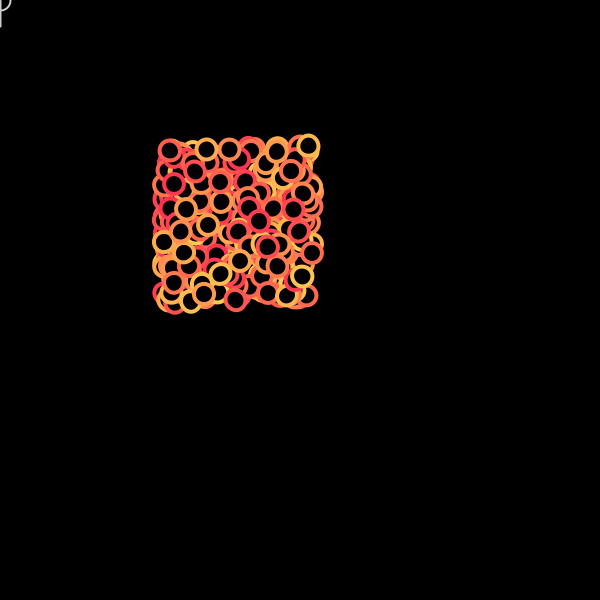
Frame 1 (no input)
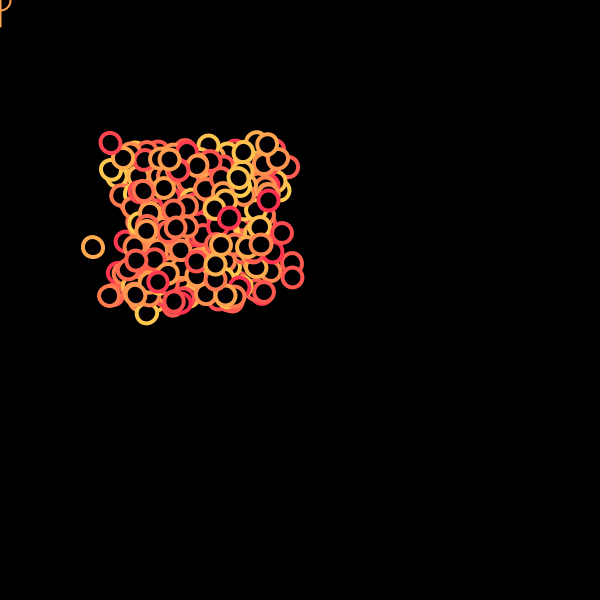
Frame 60 (the mouse pressed at the canvas centre just before this capture)
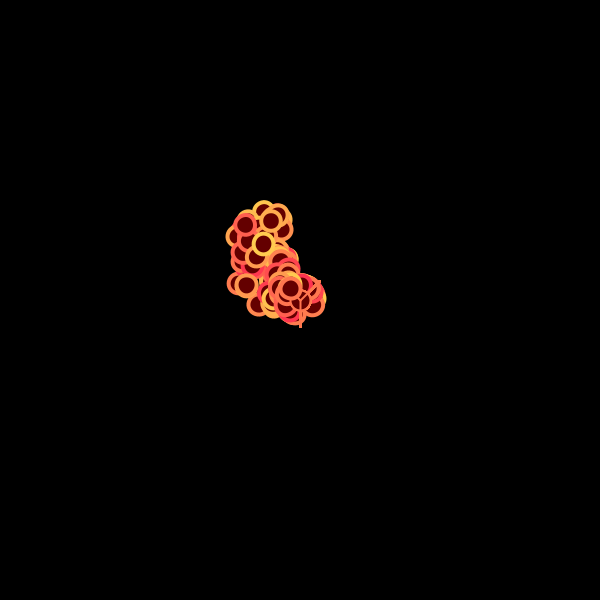
Frame 120 (the mouse held since frame 60 and released just before this capture)

The Processing sketch that drew these frames (run headless with seeded random() and noise(); from frame 60 on, the mouse is pressed at the canvas centre):

// Processing sketch: processing_42721
// ── processing_42721.pde


void setup() {
  size(600, 600);
  smooth();
  stroke(204);
  strokeWeight(2);
  noFill();
  for (int i=0; i<b.length; i++) {
    int xPos = (int)random(width/4) + width/2 - width/4;
    int yPos = (int)random(height/4) + height/2 - height/4;
    float xSpe = max(random(0.1), 0.01);
    float ySpe = xSpe;
    b[i] = new Bird(xPos, yPos, xSpe, ySpe);
  }
}

void draw() 
{
  background(0, 30);
  fill(3, 0, 4);
  ellipse(mouseX, mouseY, 20, 20);
  line(mouseX, mouseY, mouseX, mouseY+26);
  //line(mouseX, mouseY, mouseX+19, mouseY-19);
  //line(mouseX, mouseY, mouseX-19, mouseY-19);
  for (int i=0; i<b.length; i++) 
  {
    b[i].update();
    b[i].display();
  }
}


int numBirds = 400;
Bird[] b = new Bird[numBirds];

class Bird extends Chain 
{
  float angle = 1.0;
  float birdSize = 2;

  Bird(int ix, int iy, float ivx, float ivy) 
  {
    super(ix, iy, ivx, ivy);
  }

  void update() {
    super.update();
    float dx = mouseX - super.x;
    float dy = mouseY - super.y;
    angle = atan2(dy, dx);
  }

  void display() {
    stroke(random(500, 1000), random(50, 205), random(79, 80));
    pushMatrix();
    translate(x, y);
    rotate(angle+PI/2);
    scale(birdSize);
    ellipse(5, 5, 10, 10);
    //line(1, 0, 0, 3);
    //line(1, 0, 2, 3);
    popMatrix();
  }
}
void mouseReleased() 
{
  for (int i=0; i<b.length; i++) 
  {
    b[i].tx = random(width) + width - width;
    b[i].ty = random(height) + height - height;
  }
}
class Chain 
{

  float x, y;
  float vx, vy;
  float tx, ty;

  Chain(int xpos, int ypos, float spex, float spey) 
  {
    x = xpos;
    y = ypos;
    vx = spex;
    vy = spey;
    tx = xpos;
    ty = ypos;
  }

  void update() {
    tx += (mouseX - tx)*0.005+random(10)-5;
    ty += random(2)-1;

    x += (tx - x)*vx;
    y += (ty - y)*vy;

    if (mousePressed) 
    {
      fill(100, 0, 0);
      ellipse(mouseX, mouseY, 20, 20);
      line(mouseX, mouseY, mouseX, mouseY+26);
      line(mouseX, mouseY, mouseX+19, mouseY-19);
      line(mouseX, mouseY, mouseX-19, mouseY-19);
      tx = mouseX;
      float dx = tx - x;
      if (abs(dx) > 1) 
      {
        x += dx*vx;
      }
      ty = mouseY;
      float dy = ty - y;
      if (abs(dy) < 3) 
      {
        x += dx*vx;
      }
    }
  }
}
